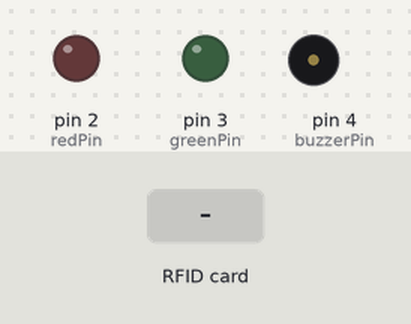
Simulated run of this sketch. Board: Arduino Uno, built with avr-gcc and run on an emulated ATmega328P. Shown: output pins drawn as LEDs (lit = HIGH), buzzer (waves = sounding, pin HIGH). The test bench sets the inputs (shaded band). Pins used as bus, display or sensor lines are not drawn; what the sketch prints to the serial monitor is not drawn.

Above: at 1.2 s.
1.3 s: RFID card 00 9F 9E BB held to the reader
At 2.5 s:
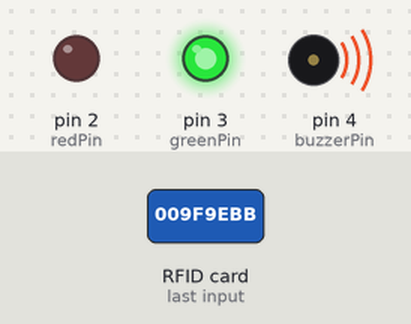
4.3 s: RFID card D3 07 5C 09 held to the reader
At 5.1 s:
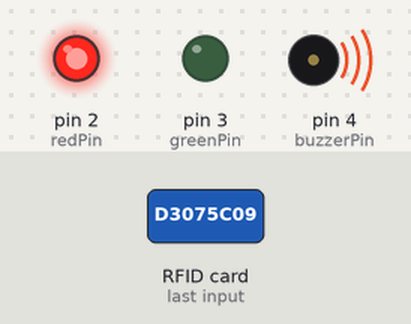
6.8 s: RFID card 5E 7A 19 C4 held to the reader
At 7.2 s:
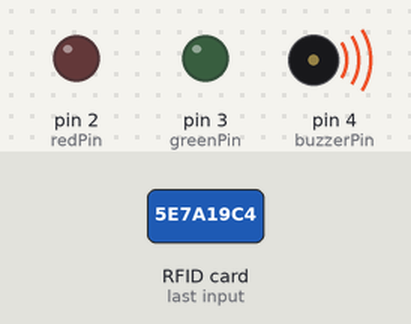
Timing chart, 0 to 9.8 s (numbered marks = the images above; inputs shaded):
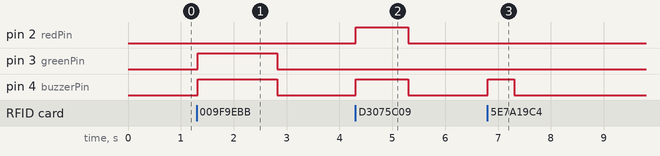

The sketch:

sistema_arduino.ino
```cpp
#include <SPI.h>
#include <MFRC522.h>

#define ZONA_ID 1

#define RST_PIN 9
#define SS_PIN 10

MFRC522 mfrc522(SS_PIN, RST_PIN);

// 🆔 UIDs dos cartões
byte vaquinha1UID[4] = {0x00, 0x9F, 0x9E, 0xBB};
byte vaquinha2UID[4] = {0xF3, 0x20, 0x97, 0xFE};

byte ovelinha1UID[4] = {0xD3, 0x07, 0x5C, 0x09};
byte ovelinha2UID[4] = {0x33, 0x15, 0x78, 0x09};

int vaquinhaCount = 0;
int ovelinhaCount = 0;

int greenPin = 3;
int redPin = 2;
int buzzerPin = 4;

void setup() {
  pinMode(greenPin, OUTPUT);
  pinMode(redPin, OUTPUT);
  pinMode(buzzerPin, OUTPUT);

  Serial.begin(9600);
  SPI.begin();
  mfrc522.PCD_Init();

  Serial.println("Sistema RFID - Zona " + String(ZONA_ID) + " iniciado!");
  Serial.println("Aproxime a Vaquinha 🐂 ou a Ovelinha 🐑...");
}

void loop() {
  if (!mfrc522.PICC_IsNewCardPresent()) return;
  if (!mfrc522.PICC_ReadCardSerial()) return;

  String uidString = "";
  for (byte i = 0; i < mfrc522.uid.size; i++) {
    if (mfrc522.uid.uidByte[i] < 0x10) uidString += "0";
    uidString += String(mfrc522.uid.uidByte[i], HEX);
  }
  uidString.toUpperCase();

  if (isVaquinha(mfrc522.uid.uidByte)) {
    vaquinhaCount++;

    Serial.print("DATA:");
    Serial.print("ZONA=");
    Serial.print(ZONA_ID);
    Serial.print(",TIPO=VAQUINHA");
    Serial.print(",UID=");
    Serial.print(uidString);
    Serial.print(",COUNT=");
    Serial.println(vaquinhaCount);

    digitalWrite(greenPin, HIGH);
    digitalWrite(buzzerPin, HIGH);
    delay(1500);
    digitalWrite(greenPin, LOW);
    digitalWrite(buzzerPin, LOW);
  }
  else if (isOvelinha(mfrc522.uid.uidByte)) {
    ovelinhaCount++;

    Serial.print("DATA:");
    Serial.print("ZONA=");
    Serial.print(ZONA_ID);
    Serial.print(",TIPO=OVELINHA");
    Serial.print(",UID=");
    Serial.print(uidString);
    Serial.print(",COUNT=");
    Serial.println(ovelinhaCount);

    // Feedback visual/sonoro
    digitalWrite(redPin, HIGH);
    digitalWrite(buzzerPin, HIGH);
    delay(1000);
    digitalWrite(redPin, LOW);
    digitalWrite(buzzerPin, LOW);
  }
  else {
    Serial.println("🚫 Cartão não reconhecido: " + uidString);
    digitalWrite(buzzerPin, HIGH);
    delay(500);
    digitalWrite(buzzerPin, LOW);
  }

  mfrc522.PICC_HaltA();
  mfrc522.PCD_StopCrypto1();
  delay(1000);
}


bool checkUID(byte *uid, byte *validUID) {
  for (byte i = 0; i < 4; i++) {
    if (uid[i] != validUID[i]) return false;
  }
  return true;
}

bool isVaquinha(byte *uid) {
  return checkUID(uid, vaquinha1UID) || checkUID(uid, vaquinha2UID);
}

bool isOvelinha(byte *uid) {
  return checkUID(uid, ovelinha1UID) || checkUID(uid, ovelinha2UID);
}
```

Measured:
- after the input at 1.3 s, pin 3 (greenPin), pin 4 (buzzerPin): LOW → HIGH at once, → LOW 1.5 s later
- after the input at 4.3 s, pin 2 (redPin), pin 4 (buzzerPin): LOW → HIGH at once, → LOW 1.0 s later
- after the input at 6.8 s, pin 4 (buzzerPin): LOW → HIGH at once, → LOW 0.50 s later
